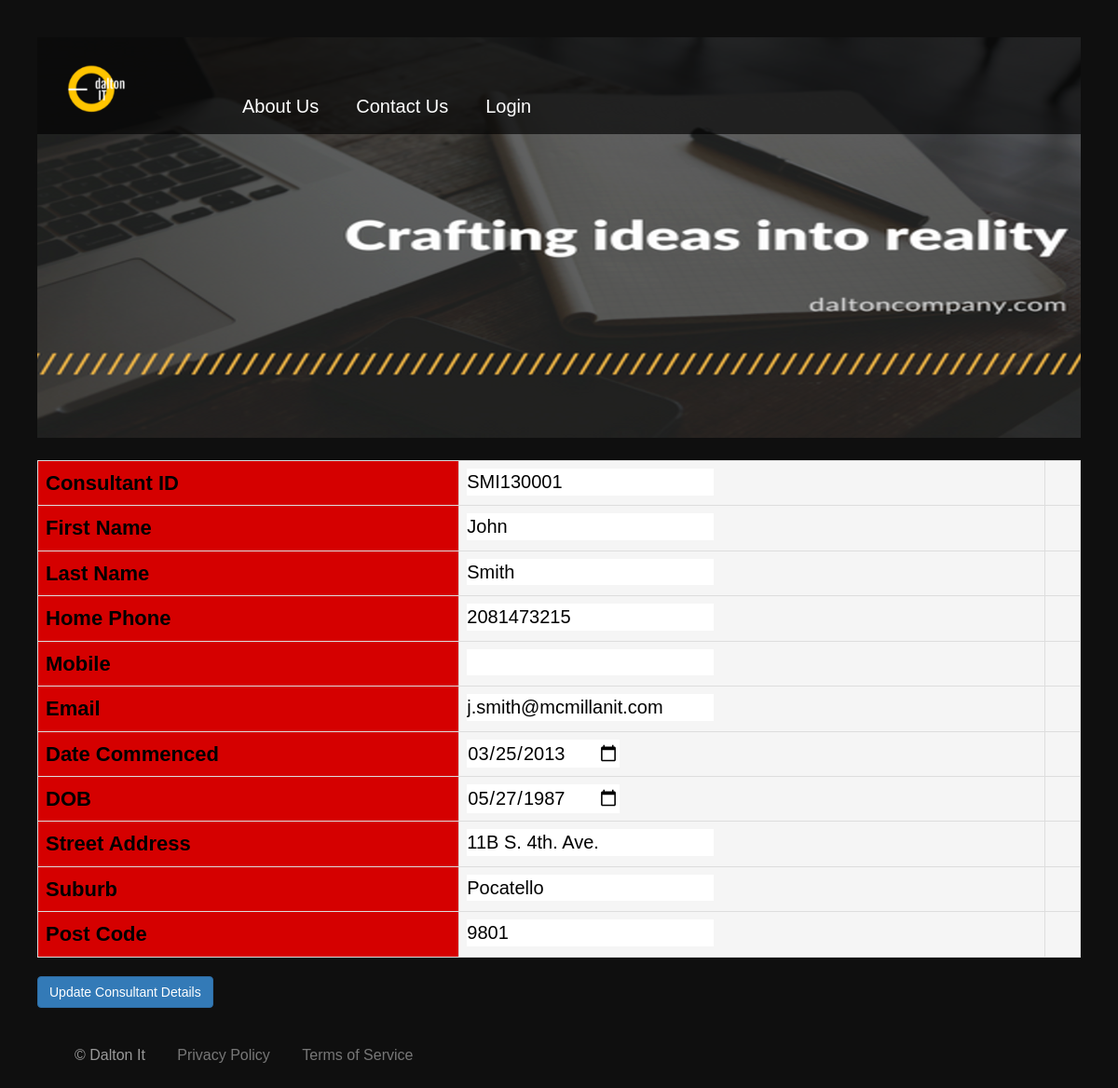
/php/editConsultant.php?ID=SMI130001, run on the app's committed database.
### tables this page shows
Create Table If Not Exists D_Consultant
(
 Consultant_Id				Char(9)		Not Null,
 First_Name				VarChar(20) 	Not Null,
 Last_Name					VarChar(20)	Not Null,
 Home_Phone				Char(10)		Not Null,
 Mobile					Char(10),
 Email 					VarChar(40)	Not Null,
 Date_Commenced				Date 			Not Null,
 DOB						Date 			Not Null,
 Street_Address 				VarChar(40)	Not Null,
 Suburb 					VarChar(30)	Not Null,
 Post_Code 				SmallInt(4)	Not Null,
 Constraint Consultant_pk Primary Key (Consultant_Id)
);

### DAL/db_functions.php (called while the page is built, shortened)
<?php
$dbConnection = NULL;
function readQuerySingle( $table, $column, $colValue, $colType ) {
	global $numRecords, $dbConnection, $stmt;
	$sqlStr = NULL;
	if ( $colType === "numeric" ) {
		$sqlStr = "SELECT * FROM " . $table . " WHERE " . $column . " = " . $colValue . ";";
	} else {
		$sqlStr = "SELECT * FROM " . $table . " WHERE " . $column . " = '" . $colValue . "';";
	}
	try {
		$stmt = $dbConnection->query( $sqlStr );
	} catch ( PDOException $error ) {
		echo "An Error occured: " . $error->getMessage();
	}
}
?>

### php/editConsultant.php (the view, shortened to what this page needs)
<!doctype html>
<html>
<head>
	<link rel="stylesheet" href="https://maxcdn.bootstrapcdn.com/bootstrap/3.3.7/css/bootstrap.css">
	<link rel="stylesheet" href="../css/screen.css" type="text/css">
</head>
<body>
	<div id="page">
		<header>
			<a class="logo" title="Dalton It" href="index.php"><span>Dalton It</span></a>
		</header>
		<?php
		require_once( "../DAL/db_functions.php" );
		require_once( "../BLL/validate_data.php" );
		$strConsultant_Id = $strFirst_name = $strLast_name = $strHome_Phone = "";
		$strMobile = $strEmail = $strDate_Commenced = $strDOB = $strStreet_Address = "";
		$strSuburb = $strPost_Code = "";
		if ( isset( $_POST[ 'submit' ] ) ) {
			validateConsultant( "addRecord" );
		} else {
			if ( isset( $_GET[ 'ID' ] ) ) {
				$strConsultant_Id = $_GET[ 'ID' ];
			}
			readQuerySingle( "d_consultant", "Consultant_Id", $strConsultant_Id, "nonnumeric" );
			if ( $numRecords == 0 ) {
				echo "<span class='error'>No matching Consultant records found</span>";
			} else {
				$arrRows = $stmt->fetch( PDO::FETCH_ASSOC );
				$strConsultant_Id = $arrRows[ "Consultant_Id" ];
				$strFirst_name = $arrRows[ "First_Name" ];
				$strLast_name = $arrRows[ "Last_Name" ];
				$strHome_Phone = $arrRows[ "Home_Phone" ];
				$strMobile = $arrRows[ "Mobile" ];
				$strEmail = $arrRows[ "Email" ];
				$strDate_Commenced = $arrRows[ "Date_Commenced" ];
				$strDOB = $arrRows[ "DOB" ];
				$strStreet_Address = $arrRows[ "Street_Address" ];
				$strSuburb = $arrRows[ "Suburb" ];
				$strPost_Code = $arrRows[ "Post_Code" ];
			}
		}
		echo "<form action='editConsultant.php' method='POST'>";
		echo "<table class='table table-bordered table-stripped'>";
		echo "<tr><th>Consultant ID</th>";
		echo "<td><input type='text' name='strConsultant_Id' size='20' value='" . $strConsultant_Id . "'/><td>";
		echo "</tr>";
		echo "<tr><th>First Name</th>";
		echo "<td><input type='text' name='strFirst_name' size='20' value='" . $strFirst_name . "' /><td>";
		echo "</tr>";
		echo "<tr><th>Last Name</th>";
		echo "<td><input type='text' name='strLast_name' size='20' value='" . $strLast_name . "' /><td>";
		echo "</tr>";
		echo "<tr><th>Home Phone</th>";
		echo "<td><input type='text' name='strHome_Phone' size='20' value='" . $strHome_Phone . "' /><td>";
		echo "</tr>";
		echo "<tr><th>Mobile</th>";
		echo "<td><input type='text' name='strMobile' size='20' value='" . $strMobile . "' /><td>";
		echo "</tr>";
		echo "<tr><th>Email</th>";
		echo "<td><input type='text' name='strEmail' size='20' value='" . $strEmail . "' /><td>";
		echo "</tr>";
		echo "<tr><th>Date Commenced</th>";
		echo "<td><input type='date' name='strDate_Commenced' size='20' value='" . $strDate_Commenced . "' /><td>";
		echo "</tr>";
		echo "<tr><th>DOB</th>";
		echo "<td><input type='date' name='strDOB' size='20' value='" . $strDOB . "' /><td>";
		echo "</tr>";
		echo "<tr><th>Street Address</th>";
		echo "<td><input type='text' name='strStreet_Address' size='20' value='" . $strStreet_Address . "' /><td>";
		echo "</tr>";
		echo "<tr><th>Suburb</th>";
		echo "<td><input type='text' name='strSuburb' size='20' value='" . $strSuburb . "' /><td>";
		echo "</tr>";
		echo "<tr><th>Post Code</th>";
		echo "<td><input type='text' name='strPost_Code' size='20' value='" . $strPost_Code . "' /><td>";
		echo "</tr>";
		echo "<tr></tr></table>";
		echo "<input type='submit' class='btn btn-primary' name='submit' value='Update Consultant Details' /></form>";
		?>
		<nav>
			<ul>
				<li>
					<a title="About Us" href="html/aboutUs.html">About Us</a>
				</li>
				<li>
					<a title="Contact Us" href="html/contactUs.html">Contact Us</a>
				</li>
				<?php
				require_once( "../DAL/db_functions.php" );
				if ( !isset( $_COOKIE[ 'Dalton_IT_auth' ] ) ) {
					echo "<li>";
					echo "<a title='Login' href='html/loginPage.php'>Login</a>";
					echo "</li>";
				}
				?>
			</ul>
		</nav>
		<footer>
			&copy; Dalton It
			<div class="content">
				<a title="Privacy Policy" href="#">Privacy Policy</a>
				<a title="Terms of Service" href="#">Terms of Service</a>
			</div>
		</footer>
</body>
</html>

### css/screen.css (style rules this page uses)
body { font-family: 'Open Sans', sans-serif; font-size: 16px; font-weight: 300; color: #B6B6B6; margin: 0; padding: 0; }
#page { max-width: 1200px; margin: 0 auto; position: relative; }
a { color: #007eff; }
header { height: 430px; background: #cf0004 url(../images/bannerDaltonIt.png) no-repeat center bottom; position: relative; }
header a.logo { z-index: 1; position: absolute; display: block; width: 160px; height: 100px; background: url(../images/logov2.png) no-repeat; background-size: contain; top: 5px; left: 20px; }
body { background-color: #0F0F0F; font-family: "Titillium Web", sans-serif; }
@media screen and (min-width : 40.000em ) { body { font-size: 1.25em; } }
body { padding: 2em; }
* { -webkit-box-sizing: inherit; box-sizing: inherit; }
html { -webkit-box-sizing: border-box; box-sizing: border-box; font-size: 100%; height: 100%; }
a { color: #eee; outline: 0; text-decoration: none; }
input { background-image: none; border: 0; color: inherit; font: inherit; margin: 0; outline: 0; padding: 0; -webkit-transition: background-color 0.3s; transition: background-color 0.3s; }
input[type='submit'] { cursor: pointer; }
td { font-size: 1em; border:1px solid black; padding:3px 7px 2px 7px; }
th { font-size:1.1em; text-align:left; padding-top:5px; padding-bottom:4px; background-color:#d50000; color:black; }
tr td { color:black; background-color:whitesmoke; }
nav { background-color: rgba(0,0,0,.65); position: absolute; top: 0px; left: 0px; padding: 50px 0 0 0; width: 100%; }
nav::after { content: ""; display: block; clear: both; }
nav ul { list-style: none; margin: 0; padding: 0px; }
nav ul li a { display: inline-block; color: #fff; padding: 10px 20px; text-decoration: none; width: 125px; position: relative; }
nav > ul { padding-left: 200px; }
nav > ul > li { float: left; }
nav > ul > li > a { width: auto; padding: 10px 20px 15px 20px; }
footer { font-size: .8em; margin: 40px; color: #999; }
footer .content { display: inline; }
footer a { margin-left: 30px; color: #777; }

### data on the page
d_consultant: strConsultant_Id "SMI130001", strFirst_name "John", strLast_name "Smith", strHome_Phone "2081473215", strEmail "j.smith@mcmillanit.com", strDate_Commenced "03/25/2013", strDOB "05/27/1987", strStreet_Address "11B S. 4th. Ave.", strSuburb "Pocatello", strPost_Code "9801"
